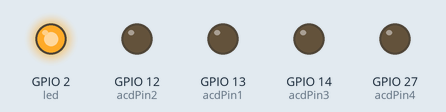
Recording of a program running on a simulated ESP32. On the bench: output pins drawn as LEDs (lit = HIGH). WiFi joins after 1.5 s; servers stay silent unless stated; network time is answered at once with the bench clock; the local clock reads 2024-03-15 10:24:30 at power-on unless the program sets it; the Firebase database answers and starts empty; what the program prints to the serial monitor is not drawn.

Above: at 1.6 s.
Timing chart, 0 to 3.3 s (numbered marks = the images above):
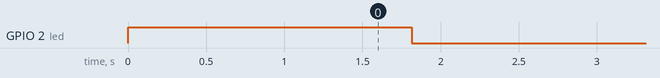

The program:

main.cpp
```cpp
/*
pio device monitor -b 115200
//mes mots de passe
BODzlxIsJfqrvhNrFwqsQqlVaEefe2o7EMVPxF8W
const char *ssid = ";
const char *password = "";
*/
//Required HTTPClientESP32Ex library to be installed  https://github.com/mobizt/HTTPClientESP32Ex

#include <WiFi.h>
#include <FirebaseESP32.h>
#include <NTPClient.h>


#define FIREBASE_HOST "firebasedatabase.app/" //Change to your Firebase RTDB project ID e.g. Your_Project_ID.firebaseio.com
#define FIREBASE_AUTH "" //Change to your Firebase RTDB secret password

#define WIFI_SSID "Bbox-"
#define WIFI_PASSWORD ""
//#define WIFI_SSID "-EF3C"
//#define WIFI_PASSWORD ""

#include <RBDdimmer.h>

//Define Firebase Data objects
FirebaseData firebaseDataLoop;
// Allocate a 1024-byte buffer for the JSON document.

int millisTimeInit0 = 0;
int millisTimeInit1 = 0;


const int led = 2;

int temps;
int horloge;
String heure;
String minutes;
int h = 99999;
int m = 99999;
int lumiereActiveHorlogetemps;
int minutePause;


String selectLum1;
String selectLum2;
String selectLum3;
String selectLum4;
String etatLum1;
String etatLum2;
String etatLum3;
String etatLum4;
String intensiteLum1;
String intensiteLum2;
String intensiteLum3;
String intensiteLum4;
String etatHoraire;
String horlogeLengt;

WiFiUDP ntpUDP;
NTPClient timeClient(ntpUDP, "europe.pool.ntp.org", 7200, 60000);


const int zeroCrossPin = 34;
const int acdPin1 = 13;
const int acdPin2 = 12;
const int acdPin3 = 14;
const int acdPin4 = 27;

dimmerLamp acd1(acdPin1, zeroCrossPin);
dimmerLamp acd2(acdPin2, zeroCrossPin);
dimmerLamp acd3(acdPin3, zeroCrossPin);
dimmerLamp acd4(acdPin4, zeroCrossPin);

void setup()
{
  Serial.print("config Wi-Fi");
  Serial.begin(115200);

  pinMode(led, OUTPUT);

  Serial.println();
  Serial.println();

  digitalWrite(led, HIGH);

  delay(10);

    // We start by connecting to a WiFi network

    Serial.println();
    Serial.println();
    Serial.print("Connecting to ");
    Serial.println(WIFI_SSID);
    Serial.println(WIFI_PASSWORD);


  WiFi.begin(WIFI_SSID, WIFI_PASSWORD);
  Serial.print("Connecter to Wi-Fi");
  while (WiFi.status() != WL_CONNECTED)
  {
    Serial.print(".");
    delay(300);
  }
  Serial.println();
  Serial.print("Connecter sur IP: ");
  Serial.println(WiFi.localIP());
  Serial.println();

  Firebase.begin(FIREBASE_HOST, FIREBASE_AUTH);
  Firebase.reconnectWiFi(true);

  timeClient.begin();

  acd1.begin(NORMAL_MODE, ON);
  acd2.begin(NORMAL_MODE, ON);
  acd3.begin(NORMAL_MODE, ON);
  acd4.begin(NORMAL_MODE, ON);

  acd1.setPower(0);
  acd2.setPower(0);
  acd3.setPower(0);
  acd4.setPower(0);

  temps = 0;

  //Firebase.setInt(firebaseDataLoop, "/carte2/temps", temps);

}

String getValue(String data, char separator, int index)
{
    int found = 0;
    int strIndex[] = { 0, -1 };
    int maxIndex = data.length() - 1;

    for (int i = 0; i <= maxIndex && found <= index; i++) {
        if (data.charAt(i) == separator || i == maxIndex) {
            found++;
            strIndex[0] = strIndex[1] + 1;
            strIndex[1] = (i == maxIndex) ? i+1 : i;
        }
    }
    return found > index ? data.substring(strIndex[0], strIndex[1]) : "";
}

void LedSelec(int nLed, int etat, String intensite)
{
  //Serial.println(nLed);
   //Serial.println(etat);
  //Serial.println(intensite);

  if(intensite == "-180")intensite = "25";
  if(intensite == "-132")intensite = "30";
  if(intensite == "-91")intensite = "40";
  if(intensite == "-50")intensite = "45";
  if(intensite == "0")intensite = "50";
  if(intensite == "49")intensite = "55";
  if(intensite == "90")intensite = "65";
  if(intensite == "132")intensite = "80";


  //si lum on
  if(nLed == 1 && etat == 1){digitalWrite(led, HIGH);acd1.setPower(intensite.toInt()); }
  if(nLed == 2 && etat == 1){digitalWrite(led, HIGH);acd2.setPower(intensite.toInt());}
  if(nLed == 3 && etat == 1){digitalWrite(led, HIGH);acd3.setPower(intensite.toInt());}
  if(nLed == 4 && etat == 1){digitalWrite(led, HIGH);acd4.setPower(intensite.toInt());}

  //si lum off
  if(nLed == 1 && etat == 0){digitalWrite(led, LOW);acd1.setPower(0);}
  if(nLed == 2 && etat == 0){digitalWrite(led, LOW);acd2.setPower(0);}
  if(nLed == 3 && etat == 0){digitalWrite(led, LOW);acd3.setPower(0);}
  if(nLed == 4 && etat == 0){digitalWrite(led, LOW);acd4.setPower(0);}


}

void loop()
{


    //lumieres
      if (Firebase.getString(firebaseDataLoop, "/carte2/etatHoraire"))
      {
           etatHoraire = firebaseDataLoop.stringData();
            //Serial.println("test :" + etatHoraire);

      }


      if(etatHoraire.toInt() == 0)
      {
        if(millis() - millisTimeInit0 >= 1000)
        {
        //recupere les infos lumiere + heure 8param
        //numeroled*4/4etat/5intensite/6heureEtat/7nbrTotaltableauheure
        if (Firebase.getString(firebaseDataLoop, "/carte2/lumiere"))
        {
          String slval = firebaseDataLoop.stringData();
          //etatHoraire = getValue(slval, '/', 0);//etat horaire active ou pas
          etatLum1 = getValue(slval, '/', 1);//etat lumiere1
          etatLum2 = getValue(slval, '/', 2);//etat lumiere2
          etatLum3 = getValue(slval, '/', 3);//etat lumiere3
          etatLum4 = getValue(slval, '/', 4);//etat lumiere4
          intensiteLum1 = getValue(slval, '/', 5);//intensite lumiere
          intensiteLum2 = getValue(slval, '/', 6);//intensite lumiere
          intensiteLum3 = getValue(slval, '/', 7);//intensite lumiere
          intensiteLum4 = getValue(slval, '/', 8);//intensite lumiere


        //mise a jour etat de la led select
        LedSelec(1, etatLum1.toInt(), intensiteLum1);
        LedSelec(2, etatLum2.toInt(), intensiteLum2);
        LedSelec(3, etatLum3.toInt(), intensiteLum3);
        LedSelec(4, etatLum4.toInt(), intensiteLum4);


        }
        millisTimeInit0 = millis();
        //Serial.println("on desactive horaire");
      }
    }


      //horaire lumieres
      if(etatHoraire.toInt() == 1)
      {
        if(millis() - millisTimeInit1 >= 10000)
        {
          if (Firebase.getString(firebaseDataLoop, "/carte2/horlogeLengt"))
          {
              horlogeLengt = firebaseDataLoop.stringData();
          }

          for(int i = 0; i <= horlogeLengt.toInt(); i++)
          {
            if (Firebase.getString(firebaseDataLoop, "/carte2/lumiereHorloge/"+String(i)))
            {
              String slval = firebaseDataLoop.stringData();
              etatLum1 = getValue(slval, '/', 0);//etat lumiere1
              etatLum2 = getValue(slval, '/', 1);//etat lumiere2
              etatLum3 = getValue(slval, '/', 2);//etat lumiere3
              etatLum4 = getValue(slval, '/', 3);//etat lumiere4
              intensiteLum1 = getValue(slval, '/', 4);//intensite lumiere
              intensiteLum2 = getValue(slval, '/', 5);//intensite lumiere
              intensiteLum3 = getValue(slval, '/', 6);//intensite lumiere
              intensiteLum4 = getValue(slval, '/', 7);//intensite lumiere
              heure = getValue(slval, '/', 8);//heures
              minutes = getValue(slval, '/', 9);//minutes

              //Serial.println(heure);
              //Serial.println(minutes);
              int minutePause = minutes.toInt()+1;
              if( h == heure.toInt() && m == minutes.toInt() && lumiereActiveHorlogetemps == 0)
              {
                //Serial.println("on active une lumiere");
                lumiereActiveHorlogetemps = 1;
                minutePause = minutes.toInt()+1;

                //mise a jour etat de la led select
                LedSelec(1, etatLum1.toInt(), intensiteLum1);
                LedSelec(2, etatLum2.toInt(), intensiteLum2);
                LedSelec(3, etatLum3.toInt(), intensiteLum3);
                LedSelec(4, etatLum4.toInt(), intensiteLum4);

              }
              if( h == heure.toInt() && m == minutePause && lumiereActiveHorlogetemps == 1)
              {
                //Serial.println("on reactive la lumiere");
                lumiereActiveHorlogetemps = 0;
              }

            }
          }
          millisTimeInit1 = millis();
          //Serial.println("on active horaire");
        }

      }


    // Met à jour temps
    timeClient.update();
    //Serial.println(timeClient.getFormattedTime());


    h = timeClient.getHours();
   m = timeClient.getMinutes();


}


/*
#include "WiFi.h"

const char* ssid = "Livebox-EF3C";
const char* password =  "5FC2DC1221F679EC21C1592ECE";

void setup() {

  Serial.begin(115200);

  WiFi.begin(ssid, password);

  while (WiFi.status() != WL_CONNECTED) {
    Serial.print("WL not connected, trying again...");
    WiFi.begin(ssid, password);
    delay(10000);
  }

  Serial.println("Connected to the WiFi network");

}

void loop() {}
*/
```

Measured:
- by itself, GPIO 2 (led): HIGH → LOW at 1.8 s
